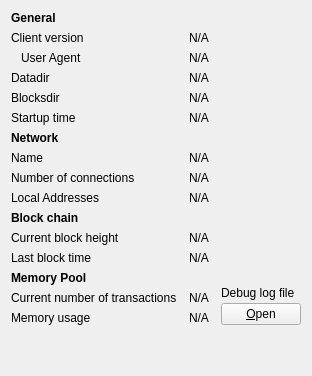
     <widget class="QWidget" name="tab_info">
      <attribute name="title">
       <string>&amp;Information</string>
      </attribute>
      <layout class="QGridLayout" name="gridLayout" columnstretch="0,1,0">
       <property name="horizontalSpacing">
        <number>12</number>
       </property>
       <item row="0" column="0">
        <widget class="QLabel" name="label_9">
         <property name="font">
          <font>
           <weight>75</weight>
           <bold>true</bold>
          </font>
         </property>
         <property name="text">
          <string>General</string>
         </property>
        </widget>
       </item>
       <item row="1" column="0">
        <widget class="QLabel" name="label_6">
         <property name="text">
          <string>Client version</string>
         </property>
        </widget>
       </item>
       <item row="1" column="1" colspan="2">
        <widget class="QLabel" name="clientVersion">
         <property name="cursor">
          <cursorShape>IBeamCursor</cursorShape>
         </property>
         <property name="text">
          <string>N/A</string>
         </property>
         <property name="textFormat">
          <enum>Qt::PlainText</enum>
         </property>
         <property name="textInteractionFlags">
          <set>Qt::LinksAccessibleByMouse|Qt::TextSelectableByKeyboard|Qt::TextSelectableByMouse</set>
         </property>
        </widget>
       </item>
       <item row="2" column="0">
        <widget class="QLabel" name="labelClientUserAgent">
         <property name="text">
          <string>User Agent</string>
         </property>
         <property name="indent">
          <number>10</number>
         </property>
        </widget>
       </item>
       <item row="2" column="1" colspan="2">
        <widget class="QLabel" name="clientUserAgent">
         <property name="cursor">
          <cursorShape>IBeamCursor</cursorShape>
         </property>
         <property name="text">
          <string>N/A</string>
         </property>
         <property name="textFormat">
          <enum>Qt::PlainText</enum>
         </property>
         <property name="textInteractionFlags">
          <set>Qt::LinksAccessibleByMouse|Qt::TextSelectableByKeyboard|Qt::TextSelectableByMouse</set>
         </property>
        </widget>
       </item>
       <item row="3" column="0">
        <widget class="QLabel" name="label_12">
         <property name="text">
          <string>Datadir</string>
         </property>
        </widget>
       </item>
       <item row="3" column="1" colspan="2">
        <widget class="QLabel" name="dataDir">
         <property name="cursor">
          <cursorShape>IBeamCursor</cursorShape>
         </property>
         <property name="toolTip">
          <string>To specify a non-default location of the data directory use the '%1' option.</string>
         </property>
         <property name="text">
          <string>N/A</string>
         </property>
         <property name="textFormat">
          <enum>Qt::PlainText</enum>
         </property>
         <property name="wordWrap">
          <bool>true</bool>
         </property>
         <property name="textInteractionFlags">
          <set>Qt::LinksAccessibleByMouse|Qt::TextSelectableByKeyboard|Qt::TextSelectableByMouse</set>
         </property>
        </widget>
       </item>
       <item row="4" column="0">
        <widget class="QLabel" name="label_11">
         <property name="text">
          <string>Blocksdir</string>
         </property>
        </widget>
       </item>
       <item row="4" column="1" colspan="2">
        <widget class="QLabel" name="blocksDir">
         <property name="cursor">
          <cursorShape>IBeamCursor</cursorShape>
         </property>
         <property name="toolTip">
          <string>To specify a non-default location of the blocks directory use the '%1' option.</string>
         </property>
         <property name="text">
          <string>N/A</string>
         </property>
         <property name="textFormat">
          <enum>Qt::PlainText</enum>
         </property>
         <property name="wordWrap">
          <bool>true</bool>
         </property>
         <property name="textInteractionFlags">
          <set>Qt::LinksAccessibleByMouse|Qt::TextSelectableByKeyboard|Qt::TextSelectableByMouse</set>
         </property>
        </widget>
       </item>
       <item row="5" column="0">
        <widget class="QLabel" name="label_13">
         <property name="text">
          <string>Startup time</string>
         </property>
        </widget>
       </item>
       <item row="5" column="1" colspan="2">
        <widget class="QLabel" name="startupTime">
         <property name="cursor">
          <cursorShape>IBeamCursor</cursorShape>
         </property>
         <property name="text">
          <string>N/A</string>
         </property>
         <property name="textFormat">
          <enum>Qt::PlainText</enum>
         </property>
         <property name="textInteractionFlags">
          <set>Qt::LinksAccessibleByMouse|Qt::TextSelectableByKeyboard|Qt::TextSelectableByMouse</set>
         </property>
        </widget>
       </item>
       <item row="6" column="0">
        <widget class="QLabel" name="labelNetwork">
         <property name="font">
          <font>
           <weight>75</weight>
           <bold>true</bold>
          </font>
         </property>
         <property name="text">
          <string>Network</string>
         </property>
        </widget>
       </item>
       <item row="7" column="0">
        <widget class="QLabel" name="label_8">
         <property name="text">
          <string>Name</string>
         </property>
        </widget>
       </item>
       <item row="7" column="1" colspan="2">
        <widget class="QLabel" name="networkName">
         <property name="cursor">
          <cursorShape>IBeamCursor</cursorShape>
         </property>
         <property name="text">
          <string>N/A</string>
         </property>
         <property name="textFormat">
          <enum>Qt::PlainText</enum>
         </property>
         <property name="textInteractionFlags">
          <set>Qt::LinksAccessibleByMouse|Qt::TextSelectableByKeyboard|Qt::TextSelectableByMouse</set>
         </property>
        </widget>
       </item>
       <item row="8" column="0">
        <widget class="QLabel" name="label_7">
         <property name="text">
          <string>Number of connections</string>
         </property>
        </widget>
       </item>
       <item row="8" column="1" colspan="2">
        <widget class="QLabel" name="numberOfConnections">
         <property name="cursor">
          <cursorShape>IBeamCursor</cursorShape>
         </property>
         <property name="text">
          <string>N/A</string>
         </property>
         <property name="textFormat">
          <enum>Qt::PlainText</enum>
         </property>
         <property name="textInteractionFlags">
          <set>Qt::LinksAccessibleByMouse|Qt::TextSelectableByKeyboard|Qt::TextSelectableByMouse</set>
         </property>
        </widget>
       </item>
       <item row="9" column="0">
        <widget class="QLabel" name="label_14">
         <property name="text">
          <string>Local Addresses</string>
         </property>
        </widget>
       </item>
       <item row="9" column="1" colspan="2">
        <widget class="QLabel" name="localAddresses">
         <property name="cursor">
          <cursorShape>IBeamCursor</cursorShape>
         </property>
         <property name="wordWrap">
              <bool>true</bool>
         </property>
         <property name="sizePolicy">
           <sizepolicy hsizetype="Preferred" vsizetype="Minimum">
            <horstretch>0</horstretch>
            <verstretch>0</verstretch>
           </sizepolicy>
         </property>
         <property name="text">
          <string notr="true">N/A</string>
         </property>
         <property name="textFormat">
          <enum>Qt::PlainText</enum>
         </property>
         <property name="textInteractionFlags">
          <set>Qt::LinksAccessibleByMouse|Qt::TextSelectableByKeyboard|Qt::TextSelectableByMouse</set>
         </property>
         <property name="toolTip">
          <string>Network addresses that your sixbit node is currently using to communicate with other nodes.</string>
         </property>
        </widget>
       </item>
       <item row="10" column="0">
        <widget class="QLabel" name="label_10">
         <property name="font">
          <font>
           <weight>75</weight>
           <bold>true</bold>
          </font>
         </property>
         <property name="text">
          <string>Block chain</string>
         </property>
        </widget>
       </item>
       <item row="11" column="0">
        <widget class="QLabel" name="label_3">
         <property name="text">
          <string>Current block height</string>
         </property>
        </widget>
       </item>
       <item row="11" column="1" colspan="2">
        <widget class="QLabel" name="numberOfBlocks">
         <property name="cursor">
          <cursorShape>IBeamCursor</cursorShape>
         </property>
         <property name="text">
          <string>N/A</string>
         </property>
         <property name="textFormat">
          <enum>Qt::PlainText</enum>
         </property>
         <property name="textInteractionFlags">
          <set>Qt::LinksAccessibleByMouse|Qt::TextSelectableByKeyboard|Qt::TextSelectableByMouse</set>
         </property>
        </widget>
       </item>
       <item row="12" column="0">
        <widget class="QLabel" name="labelLastBlockTime">
         <property name="text">
          <string>Last block time</string>
         </property>
        </widget>
       </item>
       <item row="12" column="1" colspan="2">
        <widget class="QLabel" name="lastBlockTime">
         <property name="cursor">
          <cursorShape>IBeamCursor</cursorShape>
         </property>
         <property name="text">
          <string>N/A</string>
         </property>
         <property name="textFormat">
          <enum>Qt::PlainText</enum>
         </property>
         <property name="textInteractionFlags">
          <set>Qt::LinksAccessibleByMouse|Qt::TextSelectableByKeyboard|Qt::TextSelectableByMouse</set>
         </property>
        </widget>
       </item>
       <item row="13" column="0">
        <widget class="QLabel" name="labelMempoolTitle">
         <property name="font">
          <font>
           <weight>75</weight>
           <bold>true</bold>
          </font>
         </property>
         <property name="text">
          <string>Memory Pool</string>
         </property>
        </widget>
       </item>
       <item row="14" column="0">
        <widget class="QLabel" name="labelNumberOfTransactions">
         <property name="text">
          <string>Current number of transactions</string>
         </property>
        </widget>
       </item>
       <item row="14" column="1">
        <widget class="QLabel" name="mempoolNumberTxs">
         <property name="cursor">
          <cursorShape>IBeamCursor</cursorShape>
         </property>
         <property name="text">
          <string>N/A</string>
         </property>
         <property name="textFormat">
          <enum>Qt::PlainText</enum>
         </property>
         <property name="textInteractionFlags">
          <set>Qt::LinksAccessibleByMouse|Qt::TextSelectableByKeyboard|Qt::TextSelectableByMouse</set>
         </property>
        </widget>
       </item>
       <item row="15" column="0">
        <widget class="QLabel" name="labelMemoryUsage">
         <property name="text">
          <string>Memory usage</string>
         </property>
        </widget>
       </item>
       <item row="15" column="1">
        <widget class="QLabel" name="mempoolSize">
         <property name="cursor">
          <cursorShape>IBeamCursor</cursorShape>
         </property>
         <property name="text">
          <string>N/A</string>
         </property>
         <property name="textFormat">
          <enum>Qt::PlainText</enum>
         </property>
         <property name="textInteractionFlags">
          <set>Qt::LinksAccessibleByMouse|Qt::TextSelectableByKeyboard|Qt::TextSelectableByMouse</set>
         </property>
        </widget>
       </item>
       <item row="13" column="2" rowspan="3">
        <layout class="QVBoxLayout" name="verticalLayoutDebugButton">
         <property name="spacing">
          <number>3</number>
         </property>
         <item>
          <spacer name="verticalSpacer_2">
           <property name="orientation">
            <enum>Qt::Vertical</enum>
           </property>
           <property name="sizeHint" stdset="0">
            <size>
             <width>10</width>
             <height>5</height>
            </size>
           </property>
          </spacer>
         </item>
         <item>
          <widget class="QLabel" name="labelDebugLogfile">
           <property name="text">
            <string>Debug log file</string>
           </property>
          </widget>
         </item>
         <item>
          <widget class="QPushButton" name="openDebugLogfileButton">
           <property name="toolTip">
            <string>Open the %1 debug log file from the current data directory. This can take a few seconds for large log files.</string>
           </property>
           <property name="text">
            <string>&amp;Open</string>
           </property>
           <property name="autoDefault">
            <bool>false</bool>
           </property>
          </widget>
         </item>
        </layout>
       </item>
       <item row="16" column="0">
        <spacer name="verticalSpacer">
         <property name="orientation">
          <enum>Qt::Vertical</enum>
         </property>
         <property name="sizeHint" stdset="0">
          <size>
           <width>20</width>
           <height>40</height>
          </size>
         </property>
        </spacer>
       </item>
      </layout>
     </widget>
